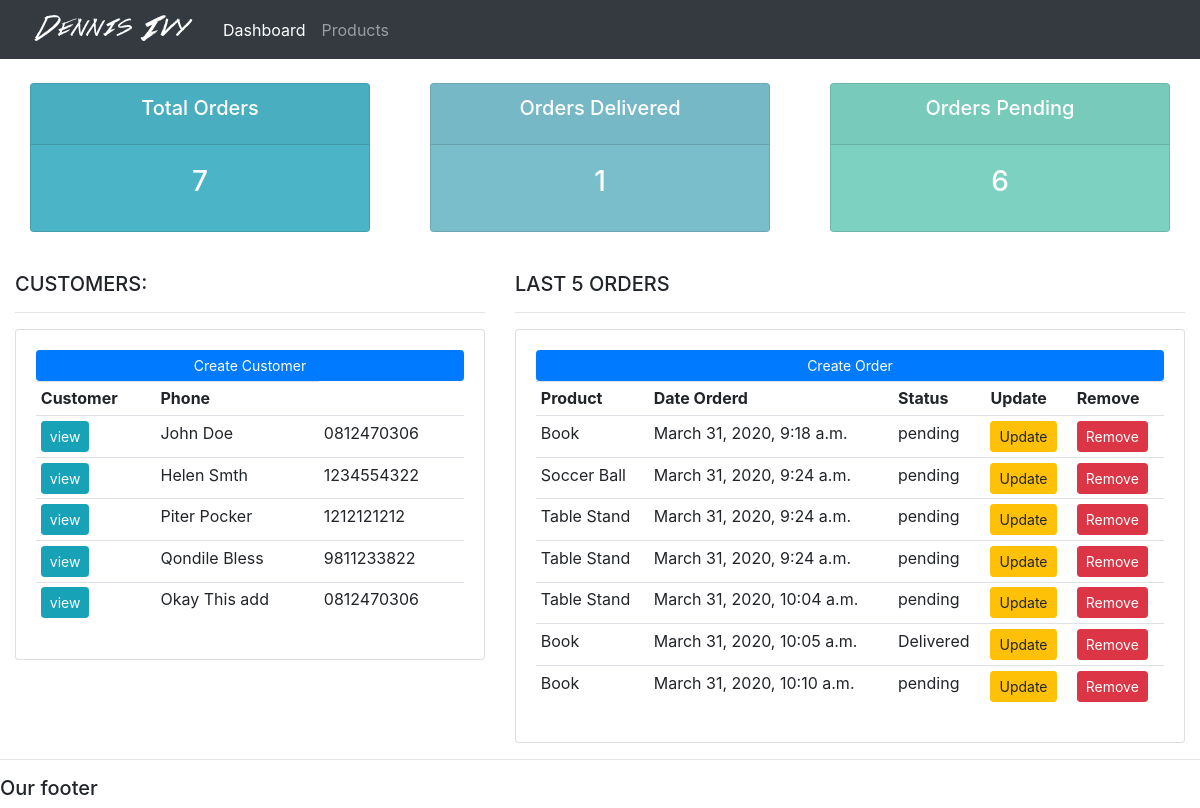
Before: / with the older database file.
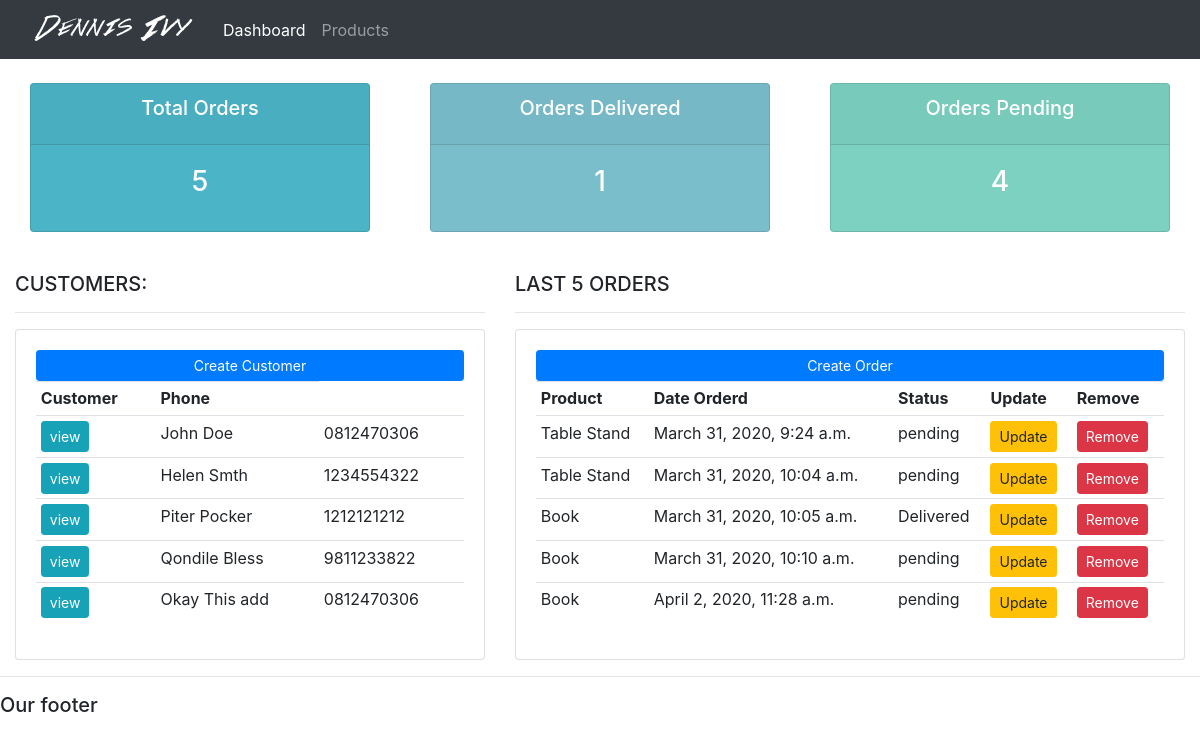
After: the same page with the newer database file.
### accounts/models.py (models this page shows, shortened)
class Customer(models.Model):
    name = models.CharField(max_length=200, null=True)
    phone = models.CharField(max_length=200, null=True)
    email = models.CharField(max_length=200, null=True)
    date_created = models.DateTimeField(auto_now_add=True, null=True)

class Order(models.Model):
    STATUS = (
        ('pending', 'Pending'),
        ('Out for deliver', 'Out for deliver'),
        ('Delivered', 'Delivered'),
    )
    customer = models.ForeignKey(
        Customer, null=True, on_delete=models.SET_NULL)
    product = models.ForeignKey(Product, null=True, on_delete=models.SET_NULL)
    status = models.CharField(max_length=200, null=True,  choices=STATUS)
    date_created = models.DateTimeField(auto_now_add=True, null=True)

class Product(models.Model):
    CATEGORY = (
        ('Indoor', 'Indoor'),
        ('Out Door', 'Out Door'),
    )
    name = models.CharField(max_length=200, null=True)
    price = models.FloatField(null=True)
    category = models.CharField(max_length=200, null=True, choices=CATEGORY)
    description = models.CharField(max_length=200, null=True)
    date_created = models.DateTimeField(auto_now_add=True, null=True)
    tags = models.ManyToManyField(Tags)
    def __str__(self):
        return self.name

### accounts/views.py (the view)
# urls.py: path('', views.home, name="home"),
def home(request):
    orders = Order.objects.all()
    customers = Customer.objects.all()
    total_customers = customers.count()
    total_orders = orders.count()
    delivered = orders.filter(status='Delivered').count()
    pending = orders.filter(status='pending').count()
    context = {
        'customers': customers,
        'orders': orders,
        'total_customers': total_customers,
        'total_orders': total_orders,
        'delivered': delivered,
        'pending': pending
    }
    return render(request, 'accounts/dashboard.html', context)

### templates/accounts/dashboard.html
{%  extends 'accounts/main.html' %}
{% block content %}
{%  include 'accounts/status.html' %}
<br>
<div class="row">
	<div class="col-md-5">
		<h5>CUSTOMERS:</h5>
		<hr>
		<div class="card card-body">
			<a class="btn btn-primary  btn-sm btn-block" href="{% url 'create_order' %}">Create Customer</a>
			<table class="table table-sm">
				<tr>
					<th>Customer</th>
					<th>Phone</th>
				</tr>
				{% for customer in customers %}
				<tr>
					<td><a class="btn btn-sm btn-info" href="{% url 'customer' customer.id %}">view</a></td>
					<td>{{customer.name}}</td>
					<td>{{customer.phone}}</td>
				</tr>
				{% endfor %}
			</table>
		</div>
	</div>
	<div class="col-md-7">
		<h5>LAST 5 ORDERS</h5>
		<hr>
		<div class="card card-body">
			<a class="btn btn-primary  btn-sm btn-block" href="{% url 'create_order' %}">Create Order</a>
			<table class="table table-sm">
				<tr>
					<th>Product</th>
					<th>Date Orderd</th>
					<th>Status</th>
					<th>Update</th>
					<th>Remove</th>
				</tr>
				{% for order in orders %}
				<tr>
					<td>{{order.product}}</td>
					<td>{{order.date_created}}</td>
					<td>{{order.status}}</td>
					<td><a class="btn btn-sm btn-warning" href="{% url 'update_order' order.id %}">Update</a></td>
					<td><a class="btn btn-sm btn-danger" href="{% url 'delete_order' order.id %}">Remove</a></td>
				</tr>
				{% endfor %}
			</table>
		</div>
	</div>
</div>
{% endblock %}

### templates/accounts/main.html (shortened to what this page needs)
{% load static %}
<!DOCTYPE html>
<html>
<head>
	<link rel="stylesheet" href="https://stackpath.bootstrapcdn.com/bootstrap/4.3.1/css/bootstrap.min.css"
>
</head>
<link rel="stylesheet" type="text/css" href="{% static '/css/main.css' %}">
<link rel="stylesheet" type="text/css" href="{% static '/css/bootstrap.min.css' %}">
<body>
	{%  include 'accounts/navbar.html' %}
	<div class="container-fluid">
		{% block content %}
		{% endblock %}
	</div>
	<hr>
	<h5>Our footer</h5>
</body>
</html>

### templates/accounts/navbar.html (shortened to what this page needs)
{% load static %}
<nav class="navbar navbar-expand-lg navbar-dark bg-dark">
  <img src="{% static '/img/logo.png' %}" alt="">
  <div class="collapse navbar-collapse" id="navbarNav">
    <ul class="navbar-nav">
      <li class="nav-item active">
        <a class="nav-link" href="{% url 'home' %}">Dashboard</a>
      </li>
      <li class="nav-item">
        <a class="nav-link" href="{% url 'products' %}">Products</a>
      </li>
    </ul>
  </div>
</nav>

### templates/accounts/status.html
<br>
<div class="row">
	<div class="col">
		<div class="col-md">
			<div class="card text-center text-white  mb-3" id="total-orders">
				<div class="card-header">
					<h5 class="card-title">Total Orders</h5>
				</div>
				<div class="card-body">
					<h3 class="card-title">{{total_orders}}</h3>
				</div>
			</div>
		</div>
	</div>
	<div class="col">
		<div class="col-md">
			<div class="card text-center text-white  mb-3" id="orders-delivered">
				<div class="card-header">
					<h5 class="card-title">Orders Delivered</h5>
				</div>
				<div class="card-body">
					<h3 class="card-title">{{delivered}}</h3>
				</div>
			</div>
		</div>
	</div>
	<div class="col">
		<div class="col-md">
			<div class="card text-center text-white  mb-3" id="orders-pending">
				<div class="card-header">
					<h5 class="card-title">Orders Pending</h5>
				</div>
				<div class="card-body">
					<h3 class="card-title">{{pending}}</h3>
				</div>
			</div>
		</div>
	</div>
</div>

### static/css/main.css (style rules this page uses)
body { background-color: #ebeff5; }
#total-orders { background-color: #4cb4c7; }
#orders-delivered { background-color: #7abecc; }
#orders-pending { background-color: #7CD1C0; }

Changed rows visible on the page:
removed Order: product "Book", date_created "March 31, 2020, 9:18 a.m.", status "pending"
removed Order: product "Soccer Ball", date_created "March 31, 2020, 9:24 a.m.", status "pending"
removed Order: product "Table Stand", date_created "March 31, 2020, 9:24 a.m.", status "pending"
added Order: product "Book", date_created "April 2, 2020, 11:28 a.m.", status "pending"
Other visible differences:
{{ total_orders }}: "7" → "5"
{{ pending }}: "6" → "4"
